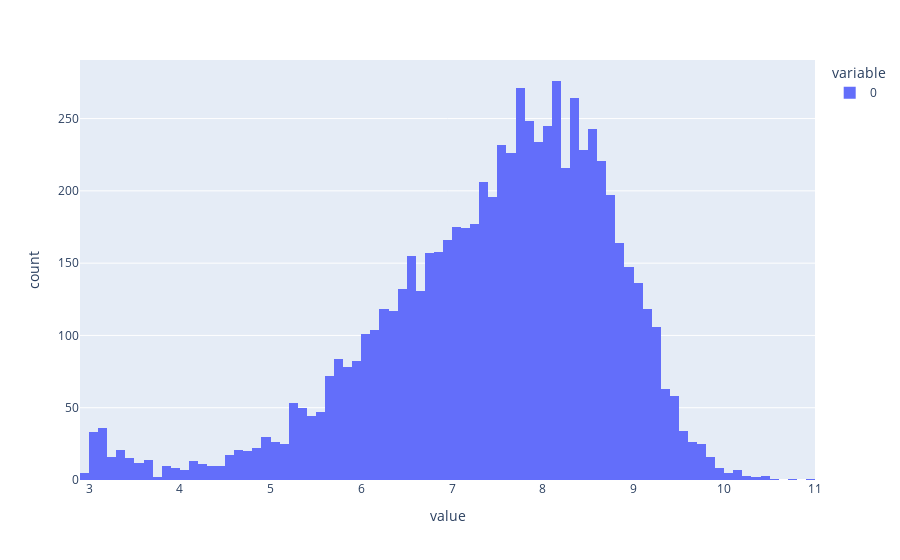

Notebook cell for this chart:
### Code cell
import plotly.express as px

fig = px.histogram(
    tpm_formatted.sum().apply(np.log),
)

fig.show()

### Figure 1 — Plotly figure (JSON) as saved in the notebook; plotly's stock layout.template omitted (floating-point values rounded to 4 significant figures; data arrays with more than 128 entries replaced by an {"elided": "..."} marker saying what was removed)
{"data": [{"alignmentgroup": "True", "bingroup": "x", "hovertemplate": "variable=0<br>value=%{x}<br>count=%{y}<extra></extra>", "legendgroup": "0", "marker": {"color": "#636efa", "pattern": {"shape": ""}}, "name": "0", "offsetgroup": "0", "orientation": "v", "showlegend": true, "type": "histogram", "x": {"elided": "7186 float values"}, "xaxis": "x", "yaxis": "y"}], "layout": {"autosize": true, "barmode": "relative", "legend": {"title": {"text": "variable"}, "tracegroupgap": 0}, "margin": {"t": 60}, "xaxis": {"anchor": "y", "autorange": true, "domain": [0, 1], "range": [2.9, 11.0], "title": {"text": "value"}, "type": "linear"}, "yaxis": {"anchor": "x", "autorange": true, "domain": [0, 1], "range": [0, 290.5], "title": {"text": "count"}}}}
